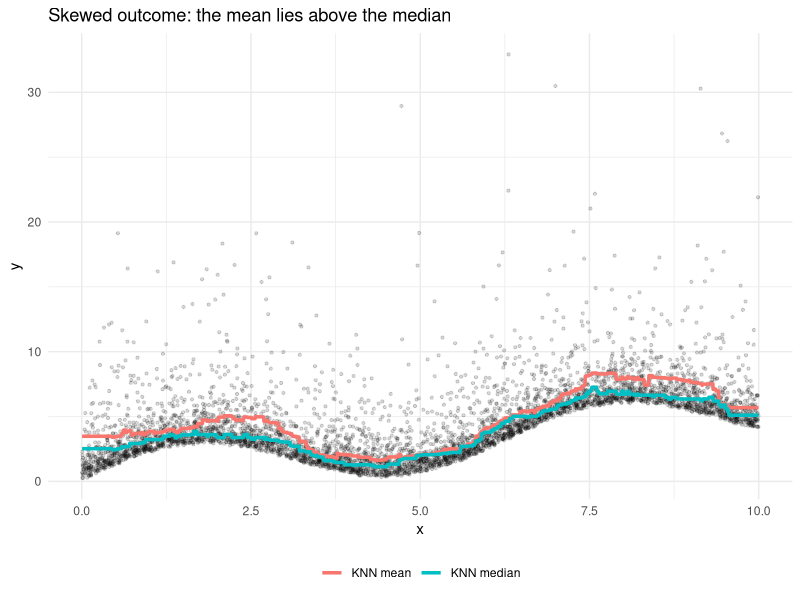
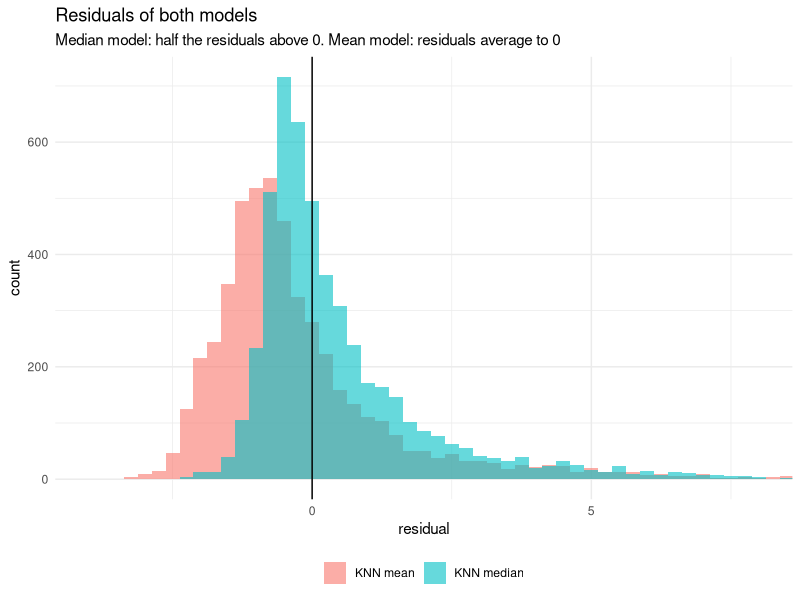
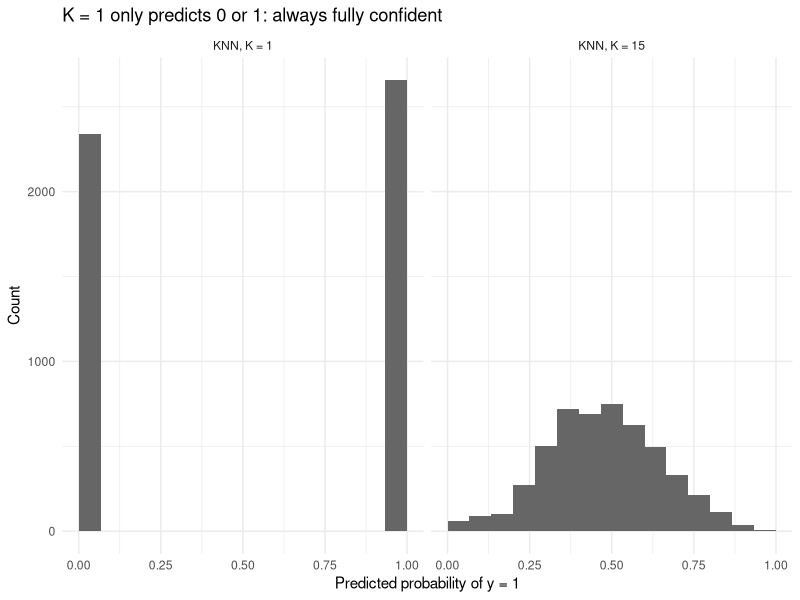
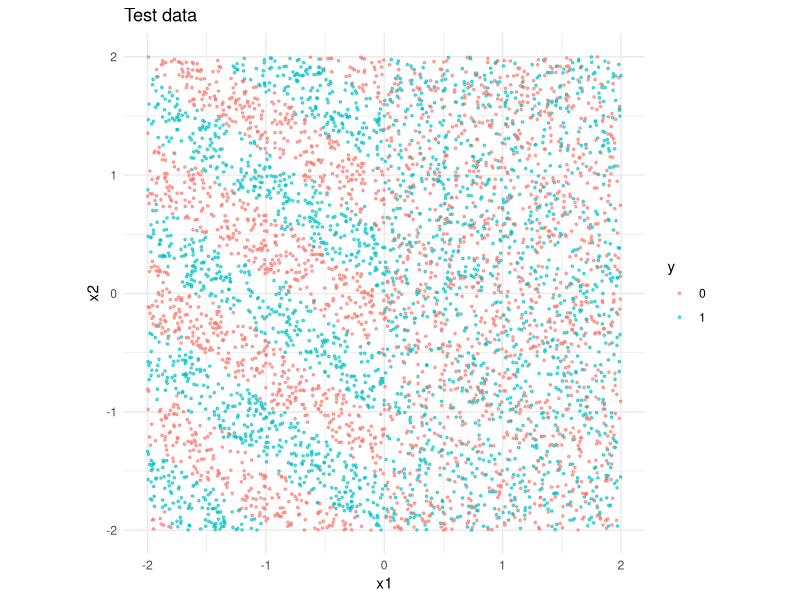

Recreate these plots in R, in order.
# =============================================================================
# Exercise: what you optimise is what you get (MSE vs MAE, accuracy vs Brier)
# Part 2: solution
# -----------------------------------------------------------------------------
# Data (from 01_generate_data.R):
#   data/reg_train.csv, data/reg_test.csv   regression: predictor x, outcome y
#   data/clf_train.csv, data/clf_test.csv   classification: x1, x2, y (0/1),
#                                           balanced classes
# =============================================================================

library(ggplot2)

# ---- Helper: KNN predictions ----------------------------------------------------
# For each case in new_x, find the k nearest cases in train_x (Euclidean
# distance) and summarise their outcomes with `aggregate`.
#   Regression:     aggregate = mean or median
#   Classification: y coded 0/1, aggregate = mean -> share of neighbours with
#                   y = 1, i.e. the predicted probability of y = 1
knn_predict <- function(train_x, train_y, new_x, k, aggregate = mean) {
  train_x <- as.matrix(train_x)
  new_x   <- as.matrix(new_x)
  # squared Euclidean distances: rows = new cases, columns = training cases
  d2 <- outer(rowSums(new_x^2), rowSums(train_x^2), "+") - 2 * new_x %*% t(train_x)
  apply(d2, 1, function(d) aggregate(train_y[order(d)[seq_len(k)]]))
}

# =============================================================================
# Part A: regression, MSE vs MAE
# =============================================================================
reg_train <- read.csv("data/reg_train.csv")
reg_test  <- read.csv("data/reg_test.csv")

# ---- A1: two KNN models with K = 25: neighbour mean vs neighbour median -----------
pred_mean   <- knn_predict(reg_train["x"], reg_train$y, reg_test["x"], k = 25, aggregate = mean)
pred_median <- knn_predict(reg_train["x"], reg_train$y, reg_test["x"], k = 25, aggregate = median)

# ---- A2: evaluate both on the test set with MSE and MAE ----------------------------
mse <- function(obs, pred) mean((obs - pred)^2)
mae <- function(obs, pred) mean(abs(obs - pred))

reg_results <- data.frame(
  model = c("KNN mean", "KNN median"),
  MSE   = c(mse(reg_test$y, pred_mean), mse(reg_test$y, pred_median)),
  MAE   = c(mae(reg_test$y, pred_mean), mae(reg_test$y, pred_median))
)
reg_results
# -> The mean wins on MSE, the median wins on MAE.

# ---- A3: why? Look at the data and both prediction lines ---------------------------
reg_lines <- data.frame(
  x     = rep(reg_test$x, 2),
  pred  = c(pred_mean, pred_median),
  model = rep(c("KNN mean", "KNN median"), each = nrow(reg_test))
)

ggplot(reg_test, aes(x, y)) +
  geom_point(alpha = 0.15, size = 0.8) +
  geom_line(data = reg_lines, aes(x, pred, colour = model), linewidth = 1.2) +
  labs(colour = NULL, title = "Skewed outcome: the mean lies above the median") +
  theme_minimal() +
  theme(legend.position = "bottom")

# The noise is right-skewed: a few cases lie far above the rest.
# - Squared errors punish those large misses heavily, so MSE prefers predictions
#   pulled up towards them: the (conditional) mean.
# - Absolute errors punish all misses in proportion, so MAE prefers the
#   prediction with half of the cases above and half below: the median.
# Which model is "best" depends on which errors matter for the application.

# Residual distributions make the same point
reg_resid <- data.frame(
  residual = c(reg_test$y - pred_mean, reg_test$y - pred_median),
  model    = rep(c("KNN mean", "KNN median"), each = nrow(reg_test))
)
ggplot(reg_resid, aes(residual, fill = model)) +
  geom_histogram(binwidth = 0.25, alpha = 0.6, position = "identity") +
  geom_vline(xintercept = 0) +
  coord_cartesian(xlim = c(-4, 8)) +
  labs(fill = NULL, title = "Residuals of both models",
       subtitle = "Median model: half the residuals above 0. Mean model: residuals average to 0") +
  theme_minimal() +
  theme(legend.position = "bottom")

# =============================================================================
# Part B: classification, accuracy vs Brier score
# =============================================================================
clf_train <- read.csv("data/clf_train.csv")
clf_test  <- read.csv("data/clf_test.csv")
xs <- c("x1", "x2")

# ---- B1: two KNN models: K = 1 vs K = 15 --------------------------------------------
# Predicted probability = share of neighbours with y = 1
prob_k1  <- knn_predict(clf_train[xs], clf_train$y, clf_test[xs], k = 1)
prob_k15 <- knn_predict(clf_train[xs], clf_train$y, clf_test[xs], k = 15)

# ---- B2: evaluate both with accuracy and Brier score ---------------------------------
accuracy <- function(obs, prob) mean((prob > 0.5) == obs)
brier    <- function(obs, prob) mean((prob - obs)^2)   # lower is better

clf_results <- data.frame(
  model    = c("KNN, K = 1", "KNN, K = 15"),
  accuracy = c(accuracy(clf_test$y, prob_k1), accuracy(clf_test$y, prob_k15)),
  brier    = c(brier(clf_test$y, prob_k1),    brier(clf_test$y, prob_k15))
)
clf_results
# -> K = 1 wins on accuracy, K = 15 wins on the Brier score.

# ---- B3: why? Look at the predicted probabilities --------------------------------------
clf_probs <- data.frame(
  prob  = c(prob_k1, prob_k15),
  model = rep(c("KNN, K = 1", "KNN, K = 15"), each = nrow(clf_test))
)
ggplot(clf_probs, aes(prob)) +
  geom_histogram(binwidth = 1 / 15, boundary = 0, fill = "grey40") +
  facet_wrap(~ model) +
  labs(x = "Predicted probability of y = 1", y = "Count",
       title = "K = 1 only predicts 0 or 1: always fully confident") +
  theme_minimal()

# Where in the predictor space does each model win? Map the test cases.
ggplot(clf_test, aes(x1, x2, colour = factor(y))) +
  geom_point(size = 0.6, alpha = 0.6) +
  labs(colour = "y", title = "Test data") +
  coord_equal() +
  theme_minimal()
# -> For x1 < 0 the classes are cleanly separated by a wiggly boundary;
#    for x1 > 0 the classes are completely mixed.

clf_test$region <- ifelse(clf_test$x1 < 0, "x1 < 0 (clear boundary)", "x1 > 0 (no signal)")
by_region <- do.call(rbind, lapply(split(seq_len(nrow(clf_test)), clf_test$region), function(i) {
  data.frame(region = clf_test$region[i[1]],
             model  = c("KNN, K = 1", "KNN, K = 15"),
             accuracy = c(accuracy(clf_test$y[i], prob_k1[i]), accuracy(clf_test$y[i], prob_k15[i])),
             brier    = c(brier(clf_test$y[i], prob_k1[i]),    brier(clf_test$y[i], prob_k15[i])))
}))
rownames(by_region) <- NULL
by_region
# - Clear-boundary region: K = 1 follows the wiggly boundary closely, so it
#   classifies better. K = 15 averages across the boundary and misclassifies
#   more cases near it.
# - No-signal region: both models are at 50% accuracy, since nothing can be
#   predicted. But K = 1 claims 0% or 100% certainty for every case and is
#   wrong half the time, giving the worst possible Brier contribution there
#   (0.5). K = 15 predicts probabilities closer to 0.5, which is honest.
# Accuracy only checks which side of 0.5 a probability falls on; the Brier
# score also checks whether the probability itself is right.

# ---- Optional: same accuracy, worse Brier ----------------------------------------------
# Push K = 15's probabilities to 0 or 1. Every case stays on the same side of
# 0.5, so the predicted classes, and hence the accuracy, are unchanged.
prob_k15_overconfident <- ifelse(prob_k15 > 0.5, 1, 0)

data.frame(
  model    = c("KNN, K = 15", "KNN, K = 15, pushed to 0/1"),
  accuracy = c(accuracy(clf_test$y, prob_k15), accuracy(clf_test$y, prob_k15_overconfident)),
  brier    = c(brier(clf_test$y, prob_k15),    brier(clf_test$y, prob_k15_overconfident))
)
# -> Accuracy cannot tell a model with useful probabilities from one that
#    claims certainty it does not have. The Brier score can: it is a proper
#    scoring rule, rewarding probabilities that match how often things happen.
